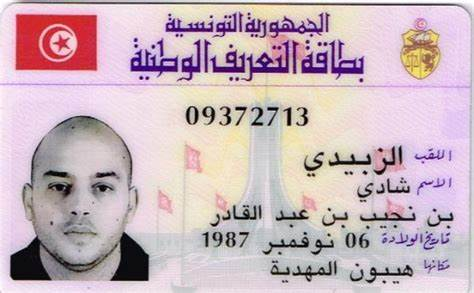
#> input picture assets/OIP (1).jpg, 474 x 293 px, found by its file name
$ python define.py
#> lines starting #> are read from the running program, lines starting #| are printed output that depends on the picture; after the words box and inside, x2 and y2 are one past the last pixel; in counts of white or black regions, pixels touching at a corner belong together
import cv2
import pytesseract
import numpy as np
import re

# Load the image of the ID card
image_path = r'assets\OIP (1).jpg'
image = cv2.imread(image_path)
#> image is the input picture: shape (293, 474, 3); mean B, G, R 189.6, 182.1, 202.4

# Preprocess the image to enhance the quality
gray = cv2.cvtColor(image, cv2.COLOR_BGR2GRAY)
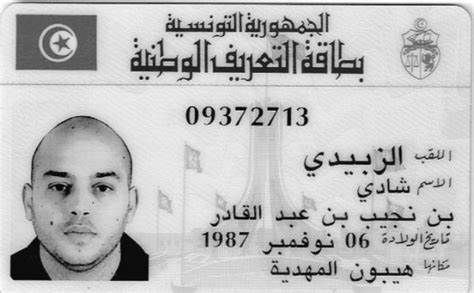
#> gray: shape (293, 474); min 0, max 255, mean 189.1
blurred = cv2.GaussianBlur(gray, (5, 5), 0)
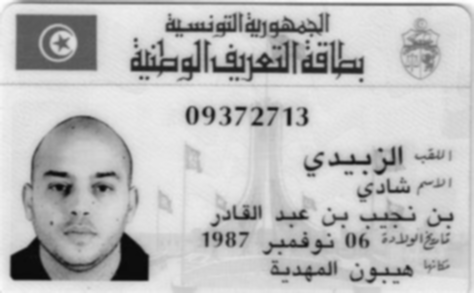
#> blurred: shape (293, 474); min 9, max 255, mean 189
thresh = cv2.adaptiveThreshold(blurred, 255, cv2.ADAPTIVE_THRESH_GAUSSIAN_C, cv2.THRESH_BINARY_INV, 11, 2)
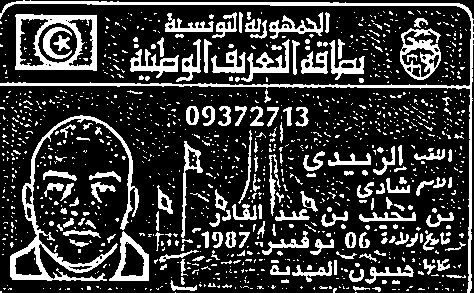
#> thresh: shape (293, 474); 22.1% white; 1215 white regions (1043 under 20 px), largest, box (x1, y1, x2, y2) and area: (0, 0, 474, 293) 3738, (10, 115, 139, 281) 2684, (15, 14, 97, 71) 1919

# Use Tesseract OCR to extract text from the image
config = '--oem 3 --psm 6 -l ara+fra'
#> (the run stopped early here; a loop or call above may not have finished)
